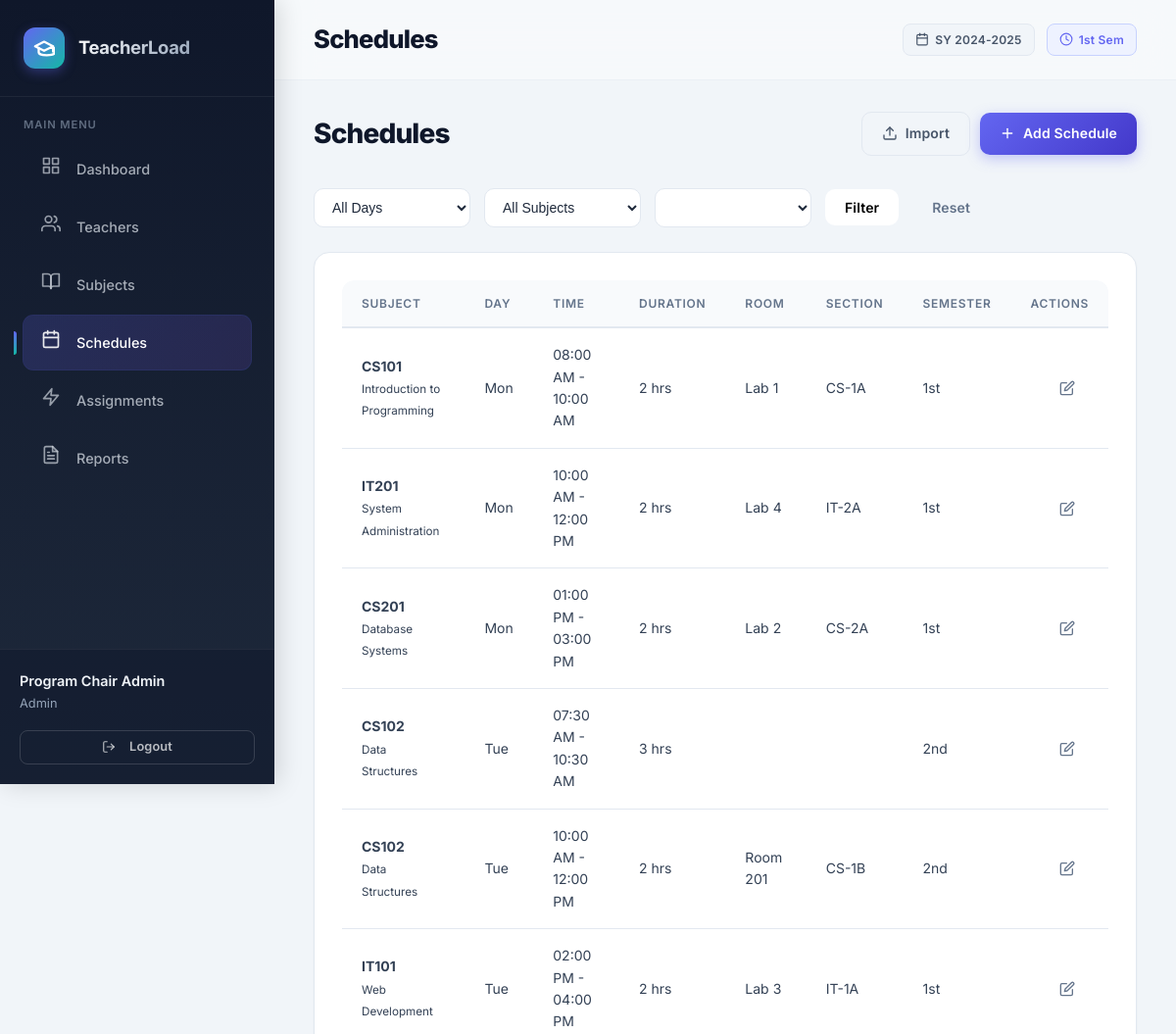
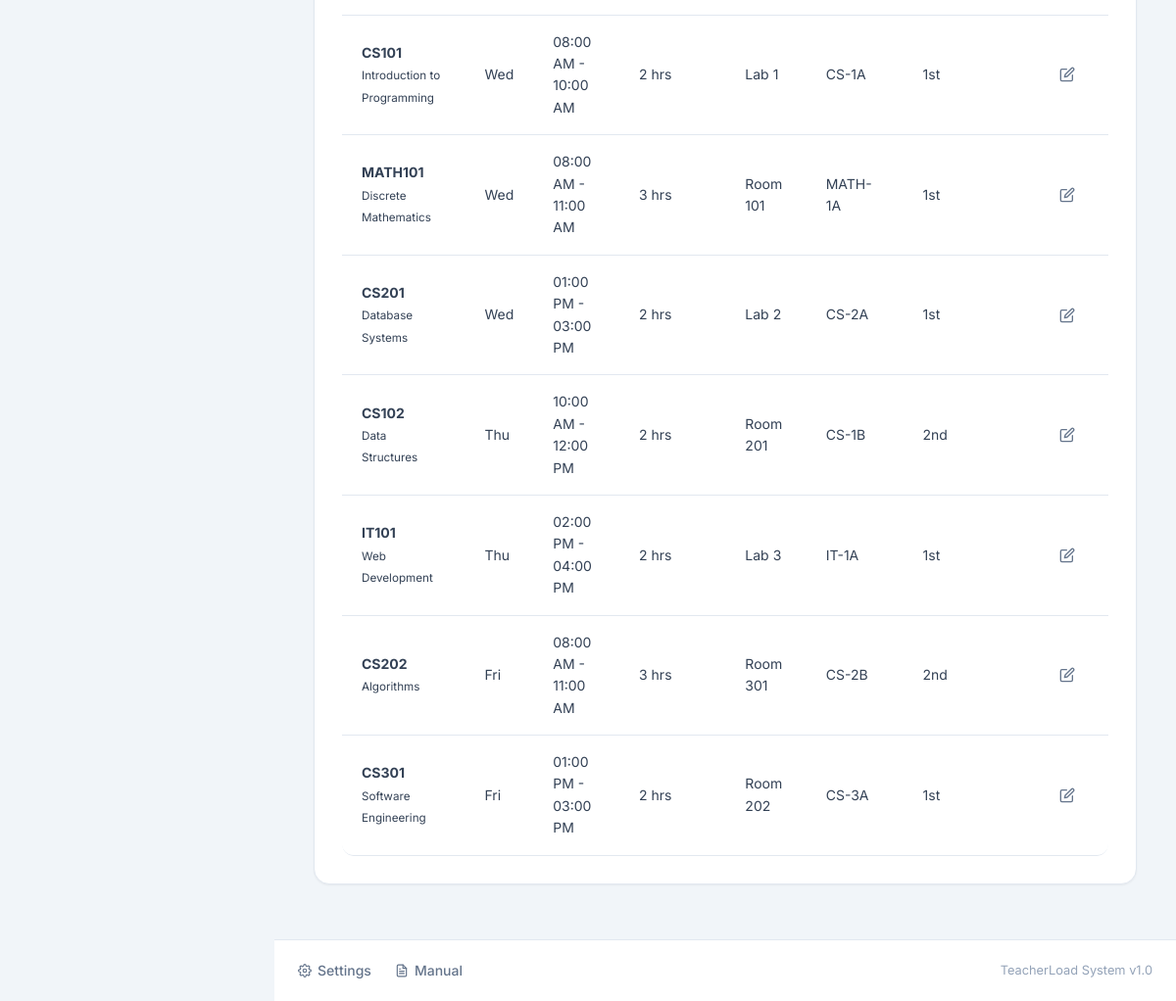
The page /modules/schedules/index.php (signed in) on the database its author committed (2 pictures, top to bottom).
### tables this page shows
CREATE TABLE `schedules` (
  `id` int(11) NOT NULL,
  `subject_id` int(11) NOT NULL,
  `day_of_week` enum('Mon','Tue','Wed','Thu','Fri','Sat','Sun') NOT NULL,
  `start_time` time NOT NULL,
  `end_time` time NOT NULL,
  `room` varchar(50) DEFAULT NULL,
  `section` varchar(20) DEFAULT NULL,
  `school_year` varchar(20) DEFAULT NULL,
  `semester` enum('1st','2nd','summer') DEFAULT '1st',
  `is_active` tinyint(1) DEFAULT 1,
  `created_at` timestamp NOT NULL DEFAULT current_timestamp()
);

CREATE TABLE `subjects` (
  `id` int(11) NOT NULL,
  `code` varchar(20) NOT NULL,
  `name` varchar(100) NOT NULL,
  `description` text DEFAULT NULL,
  `units` decimal(3,1) NOT NULL DEFAULT 3.0,
  `lecture_hours` decimal(4,1) DEFAULT 3.0,
  `lab_hours` decimal(4,1) DEFAULT 0.0,
  `department` varchar(50) DEFAULT NULL,
  `semester` enum('1st','2nd','summer') DEFAULT '1st',
  `year_level` int(11) DEFAULT 1,
  `is_active` tinyint(1) DEFAULT 1,
  `created_at` timestamp NOT NULL DEFAULT current_timestamp(),
  `updated_at` timestamp NOT NULL DEFAULT current_timestamp() ON UPDATE current_timestamp()
);

### config/database.php (called while the page is built, shortened)
<?php
class Database {
    private static ?PDO $instance = null;
    public static function getInstance(): PDO {
        if (self::$instance === null) {
            $host = 'localhost';
            $db   = 'teacher_load_system';
            $user = 'root';
            $pass = '';
            $charset = 'utf8mb4';
            $dsn = "mysql:host=$host;dbname=$db;charset=$charset";
            $options = [
                PDO::ATTR_ERRMODE            => PDO::ERRMODE_EXCEPTION,
                PDO::ATTR_DEFAULT_FETCH_MODE => PDO::FETCH_ASSOC,
                PDO::ATTR_EMULATE_PREPARES   => true,
            ];
            try {
                self::$instance = new PDO($dsn, $user, $pass, $options);
            } catch (\PDOException $e) {
                error_log("DB Connection failed: " . $e->getMessage());
                throw new \PDOException($e->getMessage(), (int)$e->getCode());
            }
        }
        return self::$instance;
    }
}

### models/Schedule.php (called while the page is built, shortened)
<?php
require_once __DIR__ . '/../config/database.php';
class Schedule {
    private PDO $db;
    public function __construct() {
        $this->db = Database::getInstance();
    }
    public function getAll(array $filters = [], int $page = 1, int $perPage = ITEMS_PER_PAGE): array {
        $where = ['1=1'];
        $params = [];
        $whereSql = implode(' AND ', $where);
        $countStmt = $this->db->prepare("SELECT COUNT(*) FROM schedules WHERE $whereSql");
        $countStmt->execute($params);
        $total = (int)$countStmt->fetchColumn();
        $offset = ($page - 1) * $perPage;
        $stmt = $this->db->prepare("
            SELECT s.*, sub.code as subject_code, sub.name as subject_name, sub.units
            FROM schedules s
            JOIN subjects sub ON s.subject_id = sub.id
            WHERE $whereSql
            ORDER BY FIELD(s.day_of_week,'Mon','Tue','Wed','Thu','Fri','Sat','Sun'), s.start_time
            LIMIT :limit OFFSET :offset
        ");
        $stmt->bindValue(':limit', $perPage, PDO::PARAM_INT);
        $stmt->bindValue(':offset', $offset, PDO::PARAM_INT);
        $stmt->execute();
        return ['data' => $stmt->fetchAll(), 'total' => $total, 'page' => $page, 'perPage' => $perPage, 'totalPages' => (int)ceil($total / $perPage)];
    }
    public function getRooms(): array {
        return $this->db->query("SELECT DISTINCT room FROM schedules WHERE room IS NOT NULL ORDER BY room")->fetchAll(PDO::FETCH_COLUMN);
    }
}

### includes/functions.php (called while the page is built, shortened)
<?php
function sanitize($input) {
    return htmlspecialchars(strip_tags(trim($input)), ENT_QUOTES, 'UTF-8');
}

### modules/schedules/index.php (the view, shortened to what this page needs)
<?php
require_once __DIR__ . '/../../includes/functions.php';
require_once __DIR__ . '/../../models/Schedule.php';
$model = new Schedule();
$filters = [
    'day' => $_GET['day'] ?? '',
    'room' => $_GET['room'] ?? '',
    'subject_id' => $_GET['subject_id'] ?? '',
    'semester' => $_GET['semester'] ?? ''
];
$page = (int)($_GET['page'] ?? 1);
$result = $model->getAll($filters, $page);
$schedules = $result['data'];
$rooms = $model->getRooms();
require __DIR__ . '/../../includes/header.php';
?>
<div class="page-toolbar">
    <h2>Schedules</h2>
    <div class="toolbar-actions">
        <a href="<?= BASE_URL ?>/modules/schedules/import.php" class="btn btn-outline">
            <svg width="16" height="16" viewBox="0 0 24 24" fill="none" stroke="currentColor" stroke-width="2" stroke-linecap="round" stroke-linejoin="round"><path d="M21 15v4a2 2 0 0 1-2 2H5a2 2 0 0 1-2-2v-4"/><polyline points="17 8 12 3 7 8"/><line x1="12" y1="3" x2="12" y2="15"/></svg>
            Import
        </a>
        <a href="<?= BASE_URL ?>/modules/schedules/create.php" class="btn btn-primary">
            <svg width="16" height="16" viewBox="0 0 24 24" fill="none" stroke="currentColor" stroke-width="2" stroke-linecap="round" stroke-linejoin="round"><line x1="12" y1="5" x2="12" y2="19"/><line x1="5" y1="12" x2="19" y2="12"/></svg>
            Add Schedule
        </a>
    </div>
</div>
<div class="filter-bar">
    <form method="GET" class="filter-form">
        <select name="day" class="filter-select">
            <option value="">All Days</option>
        </select>
        <select name="subject_id" class="filter-select">
            <option value="">All Subjects</option>
        </select>
        <select name="room" class="filter-select">
            <?php foreach ($rooms as $r): ?>
                <option value="<?= sanitize($r) ?>" <?= $filters['room'] === $r ? 'selected' : '' ?>><?= sanitize($r) ?></option>
            <?php endforeach; ?>
        </select>
        <button type="submit" class="btn btn-secondary">Filter</button>
        <a href="<?= BASE_URL ?>/modules/schedules/" class="btn btn-ghost">Reset</a>
    </form>
</div>
<div class="card">
    <div class="table-responsive">
        <table class="data-table">
            <thead>
                <tr>
                    <th>Subject</th>
                    <th>Day</th>
                    <th>Time</th>
                    <th>Duration</th>
                    <th>Room</th>
                    <th>Section</th>
                    <th>Semester</th>
                    <th class="actions">Actions</th>
                </tr>
            </thead>
            <tbody>
                <?php if (empty($schedules)): ?>
                    <tr>
                        <td colspan="8" class="empty-cell">
                            <div class="empty-state">
                                <div class="empty-state-icon">🗓️</div>
                                <div>No schedules found.</div>
                            </div>
                        </td>
                    </tr>
                <?php else: ?>
                    <?php foreach ($schedules as $s): ?>
                        <tr>
                            <td><strong><?= sanitize($s['subject_code']) ?></strong><br><small><?= sanitize($s['subject_name']) ?></small></td>
                            <td><?= sanitize($s['day_of_week']) ?></td>
                            <td><?= date('h:i A', strtotime($s['start_time'])) ?> - <?= date('h:i A', strtotime($s['end_time'])) ?></td>
                            <td><?= round((strtotime($s['end_time']) - strtotime($s['start_time'])) / 3600, 1) ?> hrs</td>
                            <td><?= sanitize($s['room'] ?? '-') ?></td>
                            <td><?= sanitize($s['section'] ?? '-') ?></td>
                            <td><?= sanitize($s['semester']) ?></td>
                            <td class="actions">
                                <a href="<?= BASE_URL ?>/modules/schedules/edit.php?id=<?= $s['id'] ?>" class="btn btn-sm btn-ghost" title="Edit">
                                    <svg width="16" height="16" viewBox="0 0 24 24" fill="none" stroke="currentColor" stroke-width="2" stroke-linecap="round" stroke-linejoin="round"><path d="M11 4H4a2 2 0 0 0-2 2v14a2 2 0 0 0 2 2h14a2 2 0 0 0 2-2v-7"/><path d="M18.5 2.5a2.121 2.121 0 0 1 3 3L12 15l-4 1 1-4 9.5-9.5z"/></svg>
                                </a>
                            </td>
                        </tr>
                    <?php endforeach; ?>
                <?php endif; ?>
            </tbody>
        </table>
    </div>
</div>
<?php require __DIR__ . '/../../includes/footer.php'; ?>

### assets/css/main.css (style rules this page uses)
:root { --primary-50:#eef2ff;--primary-100:#e0e7ff;--primary-200:#c7d2fe;--primary-300:#a5b4fc;--primary-400:#818cf8;--primary-500:#6366f1;--primary-600:#4f46e5;--primary-700:#4338ca;--primary-800:#3730a3;--primary-900:#312e81;--accent-500:#14b8a6;--accent-600:#0d9488;--slate-50:#f8fafc;--slate-100:#f1f5f9;--slate-200:#e2e8f0;--slate-300:#cbd5e1;--slate-400:#94a3b8;--slate-500:#64748b;--slate-600:#475569;--slate-700:#334155;--slate-800:#1e293b;--slate-900:#0f172a;--success:#10b981;--success-light:#d1fae5;--warning:#f59e0b;--warning-light:#fef3c7;--danger:#ef4444;--danger-light:#fee2e2;--info:#0ea5e9;--info-light:#e0f2fe;--bg-body:#f1f5f9;--bg-card:#fff;--bg-sidebar:#0f172a;--bg-sidebar-hover:rgba(255,255,255,0.06);--bg-sidebar-active:rgba(99,102,241,0.18);--border-light:#e2e8f0;--border-medium:#cbd5e1;--shadow-sm:0 1px 2px 0 rgb(0 0 0 / 0.05);--shadow-md:0 4px 6px -1px rgb(0 0 0 / 0.07),0 2px 4px -2px rgb(0 0 0 / 0.05);--shadow-lg:0 10px 15px -3px rgb(0 0 0 / 0.08),0 4px 6px -4px rgb(0 0 0 / 0.04);--shadow-glow:0 0 0 3px rgba(99,102,241,0.15);--font-sans:'Inter',-apple-system,BlinkMacSystemFont,'Segoe UI',Roboto,sans-serif;--radius-sm:8px;--radius-md:10px;--radius-lg:14px;--radius-xl:20px;--primary:var(--primary-500);--primary-dark:var(--primary-700);--accent:var(--accent-500);--gray-50:var(--slate-50);--gray-100:var(--slate-100);--gray-300:var(--slate-300);--gray-400:var(--slate-400);--gray-500:var(--slate-500);--gray-600:var(--slate-600);--gray-700:var(--slate-700);--gray-800:var(--slate-800);--gray-900:var(--slate-900);--surface:#fff;--border:var(--slate-200);--bg-primary:var(--slate-100) }
* { box-sizing:border-box;margin:0;padding:0 }
html { scroll-behavior:smooth }
body { font-family:var(--font-sans);background:var(--bg-body);color:var(--slate-800);line-height:1.6;-webkit-font-smoothing:antialiased }
.btn { padding:0.65rem 1.25rem;border:2px solid transparent;border-radius:var(--radius-md);font-size:0.875rem;font-family:var(--font-sans);font-weight:600;cursor:pointer;transition:all 0.2s;text-decoration:none;display:inline-flex;align-items:center;justify-content:center;gap:0.4rem;white-space:nowrap }
.btn-primary { background:#fff;color:#000;border-color:var(--primary-500) }
.btn-secondary { background:#fff;color:#000;border-color:var(--slate-400) }
.btn-outline { background:#fff;color:#000;border-color:var(--border-medium) }
.btn-ghost { background:transparent;color:#000;border-color:transparent }
.btn-sm { padding:0.4rem 0.75rem;font-size:0.8rem }
.card { background:var(--bg-card);border-radius:var(--radius-lg);border:1px solid var(--border-light);box-shadow:var(--shadow-sm);overflow:hidden;margin-bottom:1.5rem }
.table-responsive { overflow-x:auto }
.data-table { width:100%;border-collapse:collapse;font-size:0.9rem }
.data-table th,.data-table td { padding:0.85rem 1rem;text-align:left;border-bottom:1px solid var(--border-light) }
.data-table th { font-weight:600;font-size:0.8rem;text-transform:uppercase;letter-spacing:0.04em;color:var(--slate-500);background:var(--slate-50) }
.data-table td.actions { white-space:nowrap;width:1% }
.page-toolbar { display:flex;align-items:center;justify-content:space-between;margin-bottom:1.25rem;gap:1rem }
.page-toolbar h2 { font-size:1.35rem;font-weight:700;color:var(--slate-900) }
.toolbar-actions { display:flex;align-items:center;gap:0.5rem }
.filter-bar { margin-bottom:1.25rem }
.filter-form { display:flex;flex-wrap:wrap;align-items:center;gap:0.5rem }
.filter-input,.filter-select { padding:0.55rem 0.75rem;border:1.5px solid var(--border-light);border-radius:var(--radius-md);font-size:0.875rem;color:var(--slate-800);background:#fff;min-width:160px }

### rows shown on the page
schedules: subject.code "CS101", subject.name "Introduction to Programming", day_of_week "Mon", start_time "08:00 AM", end_time "10:00 AM", end_time+start_time "2", room "Lab 1", section "CS-1A", semester "1st"
schedules: subject.code "IT201", subject.name "System Administration", day_of_week "Mon", start_time "10:00 AM", end_time "12:00 PM", end_time+start_time "2", room "Lab 4", section "IT-2A", semester "1st"
schedules: subject.code "CS201", subject.name "Database Systems", day_of_week "Mon", start_time "01:00 PM", end_time "03:00 PM", end_time+start_time "2", room "Lab 2", section "CS-2A", semester "1st"
schedules: subject.code "CS102", subject.name "Data Structures", day_of_week "Tue", start_time "07:30 AM", end_time "10:30 AM", end_time+start_time "3", semester "2nd"
schedules: subject.code "CS102", subject.name "Data Structures", day_of_week "Tue", start_time "10:00 AM", end_time "12:00 PM", end_time+start_time "2", room "Room 201", section "CS-1B", semester "2nd"
schedules: subject.code "IT101", subject.name "Web Development", day_of_week "Tue", start_time "02:00 PM", end_time "04:00 PM", end_time+start_time "2", room "Lab 3", section "IT-1A", semester "1st"
schedules: subject.code "CS101", subject.name "Introduction to Programming", day_of_week "Wed", start_time "08:00 AM", end_time "10:00 AM", end_time+start_time "2", room "Lab 1", section "CS-1A", semester "1st"
schedules: subject.code "MATH101", subject.name "Discrete Mathematics", day_of_week "Wed", start_time "08:00 AM", end_time "11:00 AM", end_time+start_time "3", room "Room 101", section "MATH-1A", semester "1st"
schedules: subject.code "CS201", subject.name "Database Systems", day_of_week "Wed", start_time "01:00 PM", end_time "03:00 PM", end_time+start_time "2", room "Lab 2", section "CS-2A", semester "1st"
schedules: subject.code "CS102", subject.name "Data Structures", day_of_week "Thu", start_time "10:00 AM", end_time "12:00 PM", end_time+start_time "2", room "Room 201", section "CS-1B", semester "2nd"
schedules: subject.code "IT101", subject.name "Web Development", day_of_week "Thu", start_time "02:00 PM", end_time "04:00 PM", end_time+start_time "2", room "Lab 3", section "IT-1A", semester "1st"
schedules: subject.code "CS202", subject.name "Algorithms", day_of_week "Fri", start_time "08:00 AM", end_time "11:00 AM", end_time+start_time "3", room "Room 301", section "CS-2B", semester "2nd"
schedules: subject.code "CS301", subject.name "Software Engineering", day_of_week "Fri", start_time "01:00 PM", end_time "03:00 PM", end_time+start_time "2", room "Room 202", section "CS-3A", semester "1st"

### other values the page prints
$item['label'] "Dashboard"
$item['label'] "Teachers"
$item['label'] "Subjects"
$item['label'] "Schedules"
$item['label'] "Assignments"
$item['label'] "Reports"
$_SESSION['user_data']['full_name'] "Program Chair Admin"
$_SESSION['user_data']['role'] "Admin"
$pageTitle "Schedules"
$_SESSION['current_school_year'] "2024-2025"
$_SESSION['current_semester'] "1st"
